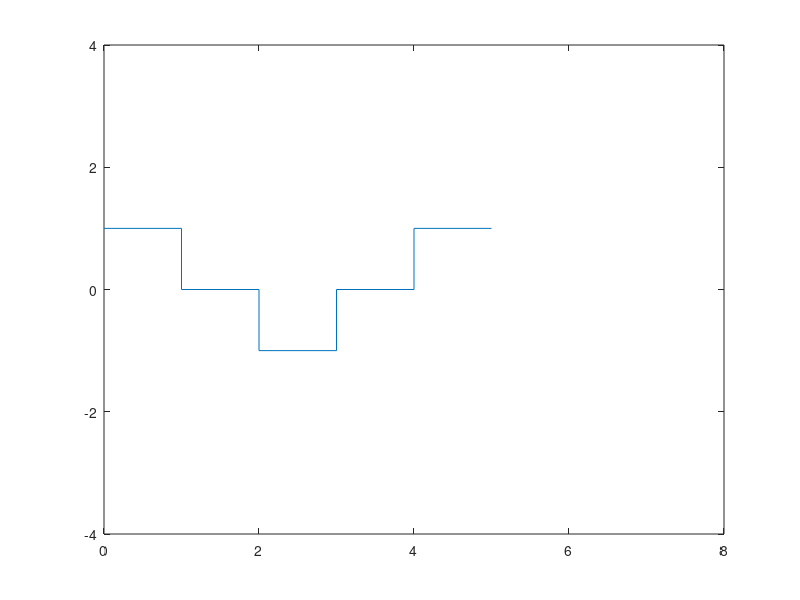

Write MATLAB code to recreate this figure.
load in.txt
x=[];
y=[];
w=in;
tmp=-1;
cnt=0;
tmp2=0;
k=0;
j=0;
l=0;
m=0;
z=length(w)

for i = 0: z-1
    x = [x i i+1]
end
z=length(w)
r=1
for j = 1 : z
    jervalue=j
   if w(j) == 1 %input 1 hole reverse kore append
       tmp=tmp*-1
       y=[y tmp tmp]
       cnt=0
   
   else  %input zero hole zerocount++ hobe and 0 append
       y = [y 0 0]
       cnt=cnt+1
   end
   
   if cnt==8  %por por 8ta zero pele y array er value replace kore ditese
       cnt=0
       k=j-8+1
       l=k*2-1
       for m=l:l+5
           mervalue=m
           y(m) = 0
       end
       y(l+6) = tmp
       y(l+7) =tmp
        y(l+15) = tmp
       y(l+14) =tmp
       
        y(l+8) = tmp*-1
       y(l+9) =tmp*-1
       y(l+12) = tmp*-1
       y(l+13) =tmp*-1
       y(l+10)=0
       y(l+11)=0
       
       
   end
       
end

plot(x,y),axis([0,z+3,-4,4])
